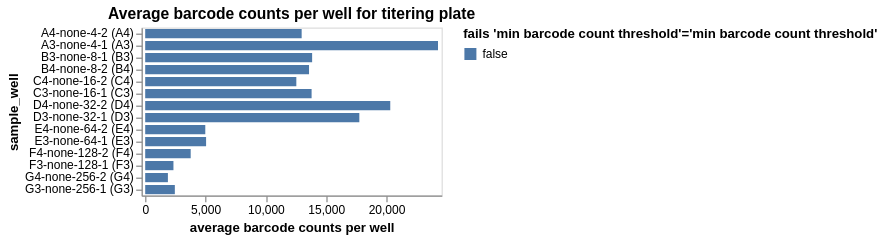

Notebook code cell kept with this figure:
### Markdown cell above
Plot average counts per barcode.
If a sample has inadequate barcode counts, it may not have good enough statistics for accurate analysis, and a QC-threshold is applied:

### Code cell
avg_barcode_counts = (
    counts.groupby(
        ["well", "sample_well"],
        dropna=False,
        as_index=False,
    )
    .aggregate(avg_count=pd.NamedAgg("count", "mean"))
    .assign(
        fails_qc=lambda x: (
            x["avg_count"] < 500
        ),
    )
)

avg_barcode_counts_chart = (
    alt.Chart(avg_barcode_counts)
    .encode(
        alt.X(
            "avg_count",
            title="average barcode counts per well",
            scale=alt.Scale(nice=False, padding=3),
        ),
        alt.Y("sample_well", sort=sample_wells),
        alt.Color(
            "fails_qc",
            title=f"fails {'min barcode count threshold'=}",
            legend=alt.Legend(titleLimit=500),
        ),
        tooltip=[
            alt.Tooltip(c, format=".3g") if avg_barcode_counts[c].dtype == float else c
            for c in avg_barcode_counts.columns
        ],
    )
    .mark_bar(height={"band": 0.85})
    .properties(
        height=alt.Step(10),
        width=250,
        title=f"Average barcode counts per well for titering plate",
    )
    .configure_axis(grid=False)
)

display(avg_barcode_counts_chart)

# drop wells failing QC
avg_barcode_counts_per_well_drops = list(avg_barcode_counts.query("fails_qc")["well"])

### Figure 1 — Vega-Lite specification as saved in the notebook (floating-point values rounded to 4 significant figures)
{"config": {"view": {"continuousWidth": 300, "continuousHeight": 300}, "axis": {"grid": false}}, "data": {"name": "data-559bd1d21ed98b09d3bbd20b4a62ae35"}, "mark": {"type": "bar", "height": {"band": 0.85}}, "encoding": {"color": {"field": "fails_qc", "legend": {"titleLimit": 500}, "title": "fails 'min barcode count threshold'='min barcode count threshold'", "type": "nominal"}, "tooltip": [{"field": "well", "type": "nominal"}, {"field": "sample_well", "type": "nominal"}, {"field": "avg_count", "format": ".3g", "type": "quantitative"}, {"field": "fails_qc", "type": "nominal"}], "x": {"field": "avg_count", "scale": {"nice": false, "padding": 3}, "title": "average barcode counts per well", "type": "quantitative"}, "y": {"field": "sample_well", "sort": ["A4-none-4-2 (A4)", "A4-none-4-2 (A4)", "A4-none-4-2 (A4)", "A4-none-4-2 (A4)", "A4-none-4-2 (A4)", "A3-none-4-1 (A3)", "A3-none-4-1 (A3)", "A3-none-4-1 (A3)", "A3-none-4-1 (A3)", "A3-none-4-1 (A3)", "B3-none-8-1 (B3)", "B3-none-8-1 (B3)", "B3-none-8-1 (B3)", "B4-none-8-2 (B4)", "B4-none-8-2 (B4)", "B4-none-8-2 (B4)", "B4-none-8-2 (B4)", "B4-none-8-2 (B4)", "B3-none-8-1 (B3)", "B3-none-8-1 (B3)", "C4-none-16-2 (C4)", "C4-none-16-2 (C4)", "C4-none-16-2 (C4)", "C3-none-16-1 (C3)", "C3-none-16-1 (C3)", "C3-none-16-1 (C3)", "C3-none-16-1 (C3)", "C4-none-16-2 (C4)", "C3-none-16-1 (C3)", "C4-none-16-2 (C4)", "D4-none-32-2 (D4)", "D4-none-32-2 (D4)", "D4-none-32-2 (D4)", "D4-none-32-2 (D4)", "D3-none-32-1 (D3)", "D3-none-32-1 (D3)", "D3-none-32-1 (D3)", "D3-none-32-1 (D3)", "D3-none-32-1 (D3)", "D4-none-32-2 (D4)", "E4-none-64-2 (E4)", "E4-none-64-2 (E4)", "E4-none-64-2 (E4)", "E4-none-64-2 (E4)", "E3-none-64-1 (E3)", "E3-none-64-1 (E3)", "E3-none-64-1 (E3)", "E3-none-64-1 (E3)", "E4-none-64-2 (E4)", "E3-none-64-1 (E3)", "F4-none-128-2 (F4)", "F4-none-128-2 (F4)", "F3-none-128-1 (F3)", "F4-none-128-2 (F4)", "F4-none-128-2 (F4)", "F4-none-128-2 (F4)", "F3-none-128-1 (F3)", "F3-none-128-1 (F3)", "F3-none-128-1 (F3)", "F3-none-128-1 (F3)", "G4-none-256-2 (G4)", "G4-none-256-2 (G4)", "G4-none-256-2 (G4)", "G4-none-256-2 (G4)", "G4-none-256-2 (G4)", "G3-none-256-1 (G3)", "G3-none-256-1 (G3)", "G3-none-256-1 (G3)", "G3-none-256-1 (G3)", "G3-none-256-1 (G3)"], "type": "nominal"}}, "height": {"step": 10}, "title": "Average barcode counts per well for titering plate", "width": 250, "$schema": "https://vega.github.io/schema/vega-lite/v5.16.3.json", "datasets": {"data-559bd1d21ed98b09d3bbd20b4a62ae35": [{"well": "A3", "sample_well": "A3-none-4-1 (A3)", "avg_count": 24280.0, "fails_qc": false}, {"well": "A4", "sample_well": "A4-none-4-2 (A4)", "avg_count": 12970.0, "fails_qc": false}, {"well": "B3", "sample_well": "B3-none-8-1 (B3)", "avg_count": 13840.0, "fails_qc": false}, {"well": "B4", "sample_well": "B4-none-8-2 (B4)", "avg_count": 13580.0, "fails_qc": false}, {"well": "C3", "sample_well": "C3-none-16-1 (C3)", "avg_count": 13800.0, "fails_qc": false}, {"well": "C4", "sample_well": "C4-none-16-2 (C4)", "avg_count": 12530.0, "fails_qc": false}, {"well": "D3", "sample_well": "D3-none-32-1 (D3)", "avg_count": 17750.0, "fails_qc": false}, {"well": "D4", "sample_well": "D4-none-32-2 (D4)", "avg_count": 20320.0, "fails_qc": false}, {"well": "E3", "sample_well": "E3-none-64-1 (E3)", "avg_count": 5049.0, "fails_qc": false}, {"well": "E4", "sample_well": "E4-none-64-2 (E4)", "avg_count": 4982.0, "fails_qc": false}, {"well": "F3", "sample_well": "F3-none-128-1 (F3)", "avg_count": 2342.0, "fails_qc": false}, {"well": "F4", "sample_well": "F4-none-128-2 (F4)", "avg_count": 3771.0, "fails_qc": false}, {"well": "G3", "sample_well": "G3-none-256-1 (G3)", "avg_count": 2458.0, "fails_qc": false}, {"well": "G4", "sample_well": "G4-none-256-2 (G4)", "avg_count": 1882.0, "fails_qc": false}]}}
